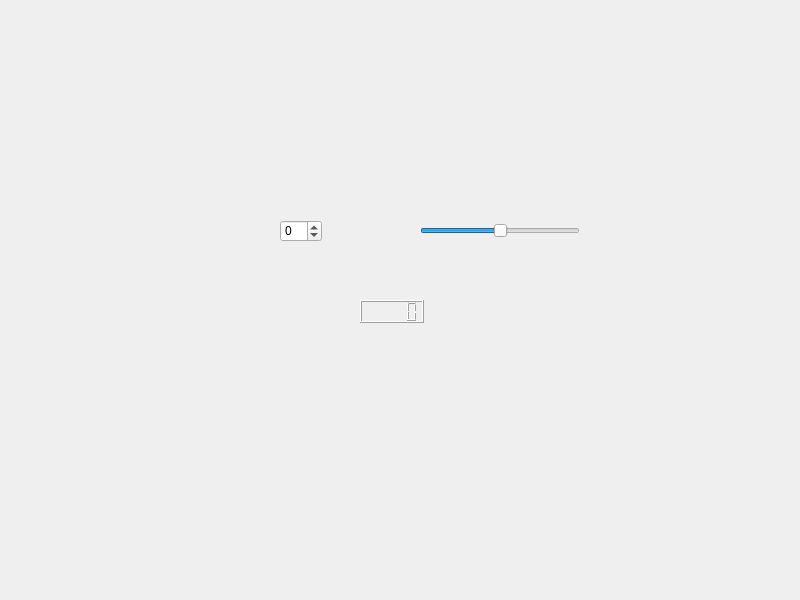
<?xml version="1.0" encoding="UTF-8"?>
<ui version="4.0">
 <class>Widget</class>
 <widget class="QWidget" name="Widget">
  <property name="geometry">
   <rect>
    <x>0</x>
    <y>0</y>
    <width>800</width>
    <height>600</height>
   </rect>
  </property>
  <property name="windowTitle">
   <string>Widget</string>
  </property>
  <widget class="QSpinBox" name="spinBox">
   <property name="geometry">
    <rect>
     <x>280</x>
     <y>220</y>
     <width>42</width>
     <height>22</height>
    </rect>
   </property>
   <property name="minimum">
    <number>-100</number>
   </property>
   <property name="maximum">
    <number>100</number>
   </property>
  </widget>
  <widget class="QSlider" name="horizontalSlider">
   <property name="geometry">
    <rect>
     <x>420</x>
     <y>220</y>
     <width>160</width>
     <height>22</height>
    </rect>
   </property>
   <property name="minimum">
    <number>-100</number>
   </property>
   <property name="maximum">
    <number>100</number>
   </property>
   <property name="orientation">
    <enum>Qt::Orientation::Horizontal</enum>
   </property>
  </widget>
  <widget class="QLCDNumber" name="lcdNumber">
   <property name="geometry">
    <rect>
     <x>360</x>
     <y>300</y>
     <width>64</width>
     <height>23</height>
    </rect>
   </property>
  </widget>
 </widget>
 <resources/>
 <connections>
  <connection>
   <sender>spinBox</sender>
   <signal>valueChanged(int)</signal>
   <receiver>horizontalSlider</receiver>
   <slot>setValue(int)</slot>
   <hints>
    <hint type="sourcelabel">
     <x>299</x>
     <y>227</y>
    </hint>
    <hint type="destinationlabel">
     <x>438</x>
     <y>235</y>
    </hint>
   </hints>
  </connection>
  <connection>
   <sender>horizontalSlider</sender>
   <signal>valueChanged(int)</signal>
   <receiver>spinBox</receiver>
   <slot>setValue(int)</slot>
   <hints>
    <hint type="sourcelabel">
     <x>463</x>
     <y>225</y>
    </hint>
    <hint type="destinationlabel">
     <x>301</x>
     <y>226</y>
    </hint>
   </hints>
  </connection>
  <connection>
   <sender>horizontalSlider</sender>
   <signal>valueChanged(int)</signal>
   <receiver>lcdNumber</receiver>
   <slot>display(int)</slot>
   <hints>
    <hint type="sourcelabel">
     <x>528</x>
     <y>233</y>
    </hint>
    <hint type="destinationlabel">
     <x>401</x>
     <y>320</y>
    </hint>
   </hints>
  </connection>
  <connection>
   <sender>spinBox</sender>
   <signal>valueChanged(int)</signal>
   <receiver>lcdNumber</receiver>
   <slot>display(int)</slot>
   <hints>
    <hint type="sourcelabel">
     <x>315</x>
     <y>241</y>
    </hint>
    <hint type="destinationlabel">
     <x>362</x>
     <y>306</y>
    </hint>
   </hints>
  </connection>
 </connections>
</ui>
